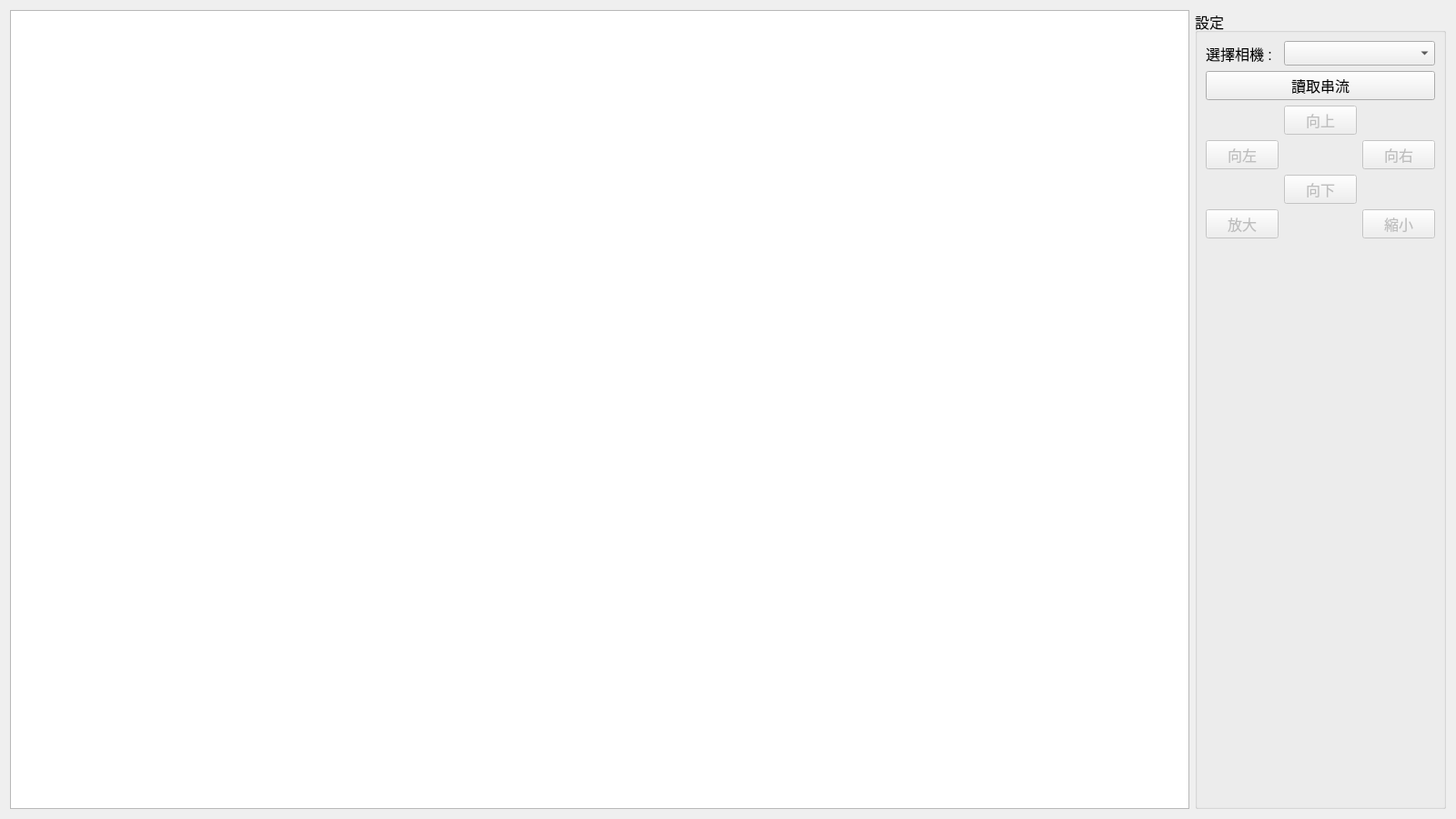
<?xml version="1.0" encoding="UTF-8"?>
<ui version="4.0">
 <class>ptz_control</class>
 <widget class="QWidget" name="ptz_control">
  <property name="geometry">
   <rect>
    <x>0</x>
    <y>0</y>
    <width>1600</width>
    <height>900</height>
   </rect>
  </property>
  <property name="windowTitle">
   <string>Ptz_Control_20240918_V1B3</string>
  </property>
  <layout class="QGridLayout" name="gridLayout_2" columnstretch="8,0">
   <item row="0" column="0">
    <layout class="QGridLayout" name="gridLayout_3">
     <item row="0" column="0">
      <widget class="QGraphicsView" name="main_view">
       <property name="minimumSize">
        <size>
         <width>480</width>
         <height>360</height>
        </size>
       </property>
       <property name="verticalScrollBarPolicy">
        <enum>Qt::ScrollBarAlwaysOff</enum>
       </property>
       <property name="horizontalScrollBarPolicy">
        <enum>Qt::ScrollBarAlwaysOff</enum>
       </property>
      </widget>
     </item>
    </layout>
   </item>
   <item row="0" column="1">
    <widget class="QGroupBox" name="setting_groupBox">
     <property name="font">
      <font>
       <pointsize>12</pointsize>
      </font>
     </property>
     <property name="title">
      <string>設定</string>
     </property>
     <layout class="QGridLayout" name="gridLayout" columnstretch="1,1,1">
      <item row="3" column="0">
       <widget class="QPushButton" name="move_left_button">
        <property name="enabled">
         <bool>false</bool>
        </property>
        <property name="text">
         <string>向左</string>
        </property>
       </widget>
      </item>
      <item row="6" column="0">
       <spacer name="verticalSpacer">
        <property name="orientation">
         <enum>Qt::Vertical</enum>
        </property>
        <property name="sizeHint" stdset="0">
         <size>
          <width>20</width>
          <height>40</height>
         </size>
        </property>
       </spacer>
      </item>
      <item row="0" column="1" colspan="2">
       <widget class="QComboBox" name="camera_select_combobox"/>
      </item>
      <item row="1" column="0" colspan="3">
       <widget class="QPushButton" name="connect_camera_button">
        <property name="minimumSize">
         <size>
          <width>150</width>
          <height>0</height>
         </size>
        </property>
        <property name="text">
         <string>讀取串流</string>
        </property>
       </widget>
      </item>
      <item row="3" column="2">
       <widget class="QPushButton" name="move_right_button">
        <property name="enabled">
         <bool>false</bool>
        </property>
        <property name="text">
         <string>向右</string>
        </property>
       </widget>
      </item>
      <item row="0" column="0">
       <widget class="QLabel" name="camer_select_label">
        <property name="minimumSize">
         <size>
          <width>75</width>
          <height>0</height>
         </size>
        </property>
        <property name="text">
         <string>選擇相機 :</string>
        </property>
       </widget>
      </item>
      <item row="4" column="1">
       <widget class="QPushButton" name="move_down_button">
        <property name="enabled">
         <bool>false</bool>
        </property>
        <property name="text">
         <string>向下</string>
        </property>
       </widget>
      </item>
      <item row="2" column="1">
       <widget class="QPushButton" name="move_up_button">
        <property name="enabled">
         <bool>false</bool>
        </property>
        <property name="minimumSize">
         <size>
          <width>50</width>
          <height>0</height>
         </size>
        </property>
        <property name="text">
         <string>向上</string>
        </property>
       </widget>
      </item>
      <item row="5" column="0">
       <widget class="QPushButton" name="zoom_in_button">
        <property name="enabled">
         <bool>false</bool>
        </property>
        <property name="text">
         <string>放大</string>
        </property>
       </widget>
      </item>
      <item row="5" column="2">
       <widget class="QPushButton" name="zoom_out_button">
        <property name="enabled">
         <bool>false</bool>
        </property>
        <property name="text">
         <string>縮小</string>
        </property>
       </widget>
      </item>
      <item row="6" column="1">
       <spacer name="verticalSpacer_2">
        <property name="orientation">
         <enum>Qt::Vertical</enum>
        </property>
        <property name="sizeHint" stdset="0">
         <size>
          <width>20</width>
          <height>40</height>
         </size>
        </property>
       </spacer>
      </item>
      <item row="6" column="2">
       <spacer name="verticalSpacer_3">
        <property name="orientation">
         <enum>Qt::Vertical</enum>
        </property>
        <property name="sizeHint" stdset="0">
         <size>
          <width>20</width>
          <height>40</height>
         </size>
        </property>
       </spacer>
      </item>
      <item row="2" column="0">
       <spacer name="horizontalSpacer">
        <property name="orientation">
         <enum>Qt::Horizontal</enum>
        </property>
        <property name="sizeType">
         <enum>QSizePolicy::MinimumExpanding</enum>
        </property>
        <property name="sizeHint" stdset="0">
         <size>
          <width>50</width>
          <height>20</height>
         </size>
        </property>
       </spacer>
      </item>
      <item row="4" column="0">
       <spacer name="horizontalSpacer_4">
        <property name="orientation">
         <enum>Qt::Horizontal</enum>
        </property>
        <property name="sizeHint" stdset="0">
         <size>
          <width>40</width>
          <height>20</height>
         </size>
        </property>
       </spacer>
      </item>
      <item row="5" column="1">
       <spacer name="horizontalSpacer_6">
        <property name="orientation">
         <enum>Qt::Horizontal</enum>
        </property>
        <property name="sizeHint" stdset="0">
         <size>
          <width>40</width>
          <height>20</height>
         </size>
        </property>
       </spacer>
      </item>
      <item row="3" column="1">
       <spacer name="horizontalSpacer_3">
        <property name="orientation">
         <enum>Qt::Horizontal</enum>
        </property>
        <property name="sizeHint" stdset="0">
         <size>
          <width>40</width>
          <height>20</height>
         </size>
        </property>
       </spacer>
      </item>
      <item row="4" column="2">
       <spacer name="horizontalSpacer_5">
        <property name="orientation">
         <enum>Qt::Horizontal</enum>
        </property>
        <property name="sizeHint" stdset="0">
         <size>
          <width>40</width>
          <height>20</height>
         </size>
        </property>
       </spacer>
      </item>
      <item row="2" column="2">
       <spacer name="horizontalSpacer_2">
        <property name="orientation">
         <enum>Qt::Horizontal</enum>
        </property>
        <property name="sizeType">
         <enum>QSizePolicy::MinimumExpanding</enum>
        </property>
        <property name="sizeHint" stdset="0">
         <size>
          <width>50</width>
          <height>20</height>
         </size>
        </property>
       </spacer>
      </item>
     </layout>
    </widget>
   </item>
  </layout>
 </widget>
 <resources/>
 <connections/>
</ui>
